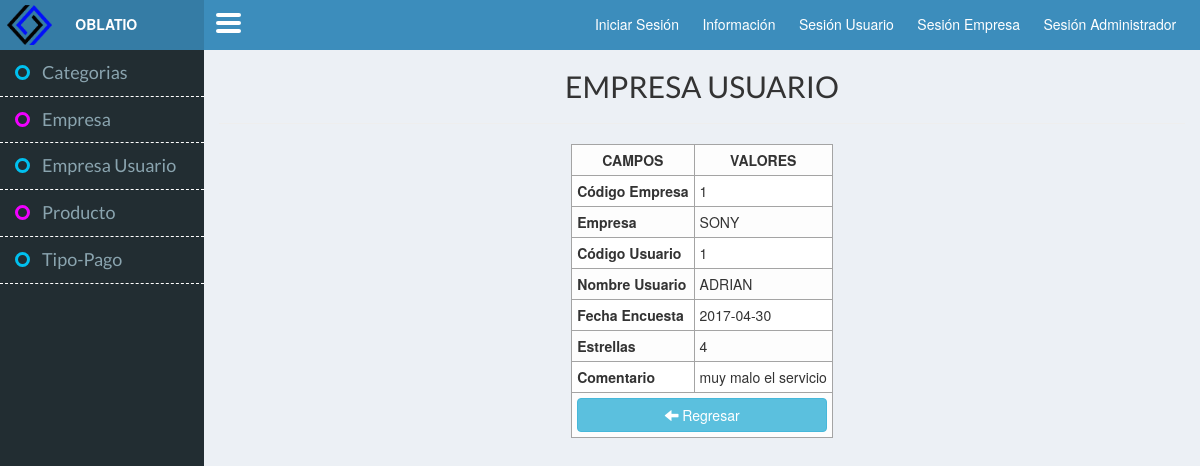
Screenshot of /index.php?controller=empresaUsuario&action=ver&codigoUsu=1&codigoEmp=1 with the database file from the repository.
### tables this page shows
CREATE TABLE `empresa_usuario` (
  `emp_cod` int(11) NOT NULL,
  `usu_cod` int(11) NOT NULL,
  `fecha` date NOT NULL,
  `estrellas` tinyint(1) NOT NULL,
  `comentario` varchar(300) DEFAULT NULL
);

CREATE TABLE `empresa` (
  `emp_cod` int(11) NOT NULL,
  `emp_nit` varchar(30) NOT NULL,
  `emp_nombre` varchar(50) NOT NULL,
  `emp_direccion` varchar(50) NOT NULL,
  `emp_telefono` varchar(10) NOT NULL,
  `emp_extension` varchar(6) DEFAULT NULL,
  `emp_correo` varchar(50) NOT NULL,
  `emp_usuario` varchar(30) NOT NULL,
  `emp_contrasena` varchar(250) NOT NULL,
  `emp_estado` tinyint(1) NOT NULL,
  `emp_fecha_vinculacion` date NOT NULL,
  `emp_fecha_aprobacion` date DEFAULT NULL,
  `emp_imagen` varchar(60) DEFAULT NULL,
  `fk_ciu_id` int(11) NOT NULL,
  `fk_adm_id` int(11) DEFAULT NULL
);

CREATE TABLE `usuario` (
  `usu_cod` int(11) NOT NULL,
  `usu_nombre` varchar(30) NOT NULL,
  `usu_apellidos` varchar(40) NOT NULL,
  `usu_telefono` varchar(10) DEFAULT NULL,
  `usu_correo` varchar(40) NOT NULL,
  `usu_fecha_nacimiento` date DEFAULT NULL,
  `usu_genero` char(1) NOT NULL,
  `usu_saldo_total` int(7) DEFAULT NULL,
  `usu_foto_perfil` varchar(60) DEFAULT NULL,
  `usu_alias` varchar(30) NOT NULL,
  `usu_contrasena` varchar(250) NOT NULL,
  `fk_ciu_id` int(11) NOT NULL
);

### core/ControladorBase.php (called while the page is built, shortened)
<?php
class ControladorBase {
    protected $layout;
    public function __construct() {
        require_once 'Conectar.php';
        require_once 'EntidadBase.php';
        if (isset($_SESSION['adm_tipo_administrador'])) {
            $this->layout = 'admin';
        }elseif (isset ( $_SESSION['emp_cod'])) {
            $this->layout = 'empresa';
        } elseif (isset ( $_SESSION['usu_cod'])) {
            $this->layout = 'usuario';
        }
        else {
            $this->layout = 'principal';
        }
    }
    public function view($vista, $datos = null) {
        require_once 'view/layouts/' . $this->layout . '.php';
    }
}
?>

### core/Conectar.php (called while the page is built)
<?php
class Conectar
{
    private $driver;
    private $host, $user, $pass, $database, $charset;
    public function __construct()
    {
        $db_cfg = require_once 'config/database.php';
        $this->driver =$db_cfg["driver"];
        $this->host =$db_cfg["host"];
        $this->user =$db_cfg["user"];
        $this->pass =$db_cfg["pass"];
        $this->database =$db_cfg["database"];
        $this->charset =$db_cfg["charset"];
    }
    public function conexion()
    {
        if ($this->driver == "mysql" || $this->driver == null){
            $con = new mysqli($this->host, $this->user, $this->pass, $this->database);
            $con->query("SET NAMES '".$this->charset."'");
        }
        return $con;
    }
}
?>

### config/database.php (called while the page is built)
<?php
return array(
    "driver"    =>"mysql",
    "host"      =>"localhost",
    "user"      =>"root",
    "pass"      =>"",
    "database"  =>"oblatio_mvc_bd",
    "charset"   =>"utf8"
);
?>

### model/EmpresaUsuario.php (called while the page is built, shortened)
<?php
class EmpresaUsuario extends EntidadBase {
    public function __construct($adapter) {
        $table = "empresa_usuario";
    }
    public function joinEmpresaUsuario2($codigo, $codigo2) {
        $query = "SELECT empresa_usuario.emp_cod, empresa_usuario.usu_cod, empresa_usuario.fecha, empresa_usuario.estrellas, empresa_usuario.comentario,
            empresa.emp_nombre, usuario.usu_nombre
            FROM empresa_usuario INNER JOIN empresa
            on empresa_usuario.emp_cod = empresa.emp_cod
            INNER JOIN usuario ON
            empresa_usuario.usu_cod=usuario.usu_cod
            where  ((empresa_usuario.emp_cod = $codigo)and(empresa_usuario.usu_cod = $codigo2)) ;";
        $mostrar = $this->db()->query($query);
        $row = $mostrar->fetch_object();
        $resultSet = $row;
        return $resultSet;
    }
}
?>

### core/EntidadBase.php (called while the page is built, shortened)
<?php
class EntidadBase {
    private $db;
    public function __construct($table, $adapter) {
        $this->db = $adapter;
    }
    public function db() {
        return $this->db;
    }
}
?>

### view/empresaUsuario/verEmpresaUsuarioView.php (the view)
<div id="" class="col-xs-13">
    <h3 class="textoCentrado FuenteTitulo tamanioFuente2">EMPRESA USUARIO</h3>
    <hr/>
</div>
<div id="" class="col-xs-12">
    <table id="tabla" class="centrarTabla">
        <thead>
            <tr>
                <th class="textoCentrado">CAMPOS</th>
                <th class="textoCentrado">VALORES</th>
            </tr>
        </thead>
        <tbody>
            <?php
            if (isset($getEdit)) {
                ?>
                <tr>
                    <td><strong>Código Empresa</strong></td>
                    <td><?php echo $getEdit->emp_cod; ?></td>
                </tr>
                <tr>
                    <td><strong>Empresa</strong></td>
                    <td><?php echo $getEdit->emp_nombre; ?></td>
                </tr>
                <tr>
                    <td><strong>Código Usuario</strong></td>
                    <td><?php echo $getEdit->usu_cod; ?></td>
                </tr>
                <tr>
                    <td><strong>Nombre Usuario</strong></td>
                    <td><?php echo $getEdit->usu_nombre; ?></td>
                </tr>
                <tr>
                    <td><strong>Fecha Encuesta</strong></td>
                    <td><?php echo $getEdit->fecha; ?></td>
                </tr>
                <tr>
                    <td><strong>Estrellas</strong></td>
                    <td><?php echo $getEdit->estrellas; ?></td>
                </tr>
                <tr>
                    <td><strong>Comentario</strong></td>
                    <td><?php echo $getEdit->comentario; ?></td>
                </tr>
                <tr class="">
                    <td colspan="2">
                        <a href = "<?php echo "index.php?controller=empresaUsuario&action=index"; ?>" class="btn btn-info btn-block">
                            <i class="glyphicon glyphicon-arrow-left"></i>
                            Regresar
                        </a>
                    </td>
                </tr>
                <?php
            }
            ?>
        </tbody>
    </table>
</div>

### css/cssPrincipal.css (style rules this page uses)
body { margin: 0; padding-top: 50px; background-color: #ECF0F5; }
td, th { border: #A4A4A4 1px solid; padding: 5px; }
.centrarTabla { margin: 0 auto; }
.textoCentrado { text-align: center; }

### css/_fuentes.css (style rules this page uses)
.FuenteTitulo { font-family: 'Lato', sans-serif; }
.tamanioFuente2 { font-size: 30px; }

### rows the page displays
empresa_usuario: emp_cod "1", emp_cod.emp_nombre "SONY", usu_cod "1", usu_cod.usu_nombre "ADRIAN", fecha "2017-04-30", estrellas "4", comentario "muy malo el servicio"
